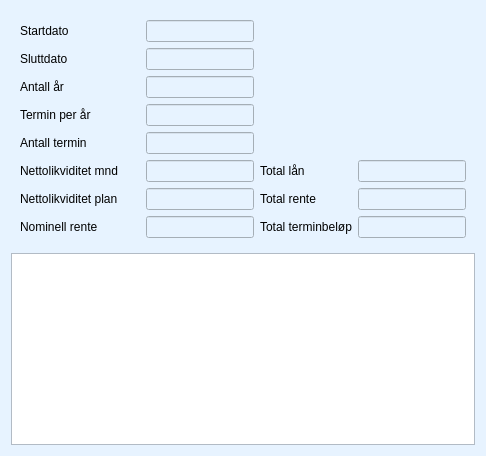
     <widget class="QWidget" name="tab_annuitet">
      <property name="palette">
       <palette>
        <active>
         <colorrole role="WindowText">
          <brush brushstyle="SolidPattern">
           <color alpha="255">
            <red>0</red>
            <green>0</green>
            <blue>0</blue>
           </color>
          </brush>
         </colorrole>
         <colorrole role="Button">
          <brush brushstyle="SolidPattern">
           <color alpha="255">
            <red>231</red>
            <green>243</green>
            <blue>255</blue>
           </color>
          </brush>
         </colorrole>
         <colorrole role="Light">
          <brush brushstyle="SolidPattern">
           <color alpha="255">
            <red>255</red>
            <green>255</green>
            <blue>255</blue>
           </color>
          </brush>
         </colorrole>
         <colorrole role="Midlight">
          <brush brushstyle="SolidPattern">
           <color alpha="255">
            <red>243</red>
            <green>249</green>
            <blue>255</blue>
           </color>
          </brush>
         </colorrole>
         <colorrole role="Dark">
          <brush brushstyle="SolidPattern">
           <color alpha="255">
            <red>115</red>
            <green>121</green>
            <blue>127</blue>
           </color>
          </brush>
         </colorrole>
         <colorrole role="Mid">
          <brush brushstyle="SolidPattern">
           <color alpha="255">
            <red>154</red>
            <green>162</green>
            <blue>170</blue>
           </color>
          </brush>
         </colorrole>
         <colorrole role="Text">
          <brush brushstyle="SolidPattern">
           <color alpha="255">
            <red>0</red>
            <green>0</green>
            <blue>0</blue>
           </color>
          </brush>
         </colorrole>
         <colorrole role="BrightText">
          <brush brushstyle="SolidPattern">
           <color alpha="255">
            <red>255</red>
            <green>255</green>
            <blue>255</blue>
           </color>
          </brush>
         </colorrole>
         <colorrole role="ButtonText">
          <brush brushstyle="SolidPattern">
           <color alpha="255">
            <red>0</red>
            <green>0</green>
            <blue>0</blue>
           </color>
          </brush>
         </colorrole>
         <colorrole role="Base">
          <brush brushstyle="SolidPattern">
           <color alpha="255">
            <red>255</red>
            <green>255</green>
            <blue>255</blue>
           </color>
          </brush>
         </colorrole>
         <colorrole role="Window">
          <brush brushstyle="SolidPattern">
           <color alpha="255">
            <red>231</red>
            <green>243</green>
            <blue>255</blue>
           </color>
          </brush>
         </colorrole>
         <colorrole role="Shadow">
          <brush brushstyle="SolidPattern">
           <color alpha="255">
            <red>0</red>
            <green>0</green>
            <blue>0</blue>
           </color>
          </brush>
         </colorrole>
         <colorrole role="AlternateBase">
          <brush brushstyle="SolidPattern">
           <color alpha="255">
            <red>243</red>
            <green>249</green>
            <blue>255</blue>
           </color>
          </brush>
         </colorrole>
         <colorrole role="ToolTipBase">
          <brush brushstyle="SolidPattern">
           <color alpha="255">
            <red>255</red>
            <green>255</green>
            <blue>220</blue>
           </color>
          </brush>
         </colorrole>
         <colorrole role="ToolTipText">
          <brush brushstyle="SolidPattern">
           <color alpha="255">
            <red>0</red>
            <green>0</green>
            <blue>0</blue>
           </color>
          </brush>
         </colorrole>
        </active>
        <inactive>
         <colorrole role="WindowText">
          <brush brushstyle="SolidPattern">
           <color alpha="255">
            <red>0</red>
            <green>0</green>
            <blue>0</blue>
           </color>
          </brush>
         </colorrole>
         <colorrole role="Button">
          <brush brushstyle="SolidPattern">
           <color alpha="255">
            <red>231</red>
            <green>243</green>
            <blue>255</blue>
           </color>
          </brush>
         </colorrole>
         <colorrole role="Light">
          <brush brushstyle="SolidPattern">
           <color alpha="255">
            <red>255</red>
            <green>255</green>
            <blue>255</blue>
           </color>
          </brush>
         </colorrole>
         <colorrole role="Midlight">
          <brush brushstyle="SolidPattern">
           <color alpha="255">
            <red>243</red>
            <green>249</green>
            <blue>255</blue>
           </color>
          </brush>
         </colorrole>
         <colorrole role="Dark">
          <brush brushstyle="SolidPattern">
           <color alpha="255">
            <red>115</red>
            <green>121</green>
            <blue>127</blue>
           </color>
          </brush>
         </colorrole>
         <colorrole role="Mid">
          <brush brushstyle="SolidPattern">
           <color alpha="255">
            <red>154</red>
            <green>162</green>
            <blue>170</blue>
           </color>
          </brush>
         </colorrole>
         <colorrole role="Text">
          <brush brushstyle="SolidPattern">
           <color alpha="255">
            <red>0</red>
            <green>0</green>
            <blue>0</blue>
           </color>
          </brush>
         </colorrole>
         <colorrole role="BrightText">
          <brush brushstyle="SolidPattern">
           <color alpha="255">
            <red>255</red>
            <green>255</green>
            <blue>255</blue>
           </color>
          </brush>
         </colorrole>
         <colorrole role="ButtonText">
          <brush brushstyle="SolidPattern">
           <color alpha="255">
            <red>0</red>
            <green>0</green>
            <blue>0</blue>
           </color>
          </brush>
         </colorrole>
         <colorrole role="Base">
          <brush brushstyle="SolidPattern">
           <color alpha="255">
            <red>255</red>
            <green>255</green>
            <blue>255</blue>
           </color>
          </brush>
         </colorrole>
         <colorrole role="Window">
          <brush brushstyle="SolidPattern">
           <color alpha="255">
            <red>231</red>
            <green>243</green>
            <blue>255</blue>
           </color>
          </brush>
         </colorrole>
         <colorrole role="Shadow">
          <brush brushstyle="SolidPattern">
           <color alpha="255">
            <red>0</red>
            <green>0</green>
            <blue>0</blue>
           </color>
          </brush>
         </colorrole>
         <colorrole role="AlternateBase">
          <brush brushstyle="SolidPattern">
           <color alpha="255">
            <red>243</red>
            <green>249</green>
            <blue>255</blue>
           </color>
          </brush>
         </colorrole>
         <colorrole role="ToolTipBase">
          <brush brushstyle="SolidPattern">
           <color alpha="255">
            <red>255</red>
            <green>255</green>
            <blue>220</blue>
           </color>
          </brush>
         </colorrole>
         <colorrole role="ToolTipText">
          <brush brushstyle="SolidPattern">
           <color alpha="255">
            <red>0</red>
            <green>0</green>
            <blue>0</blue>
           </color>
          </brush>
         </colorrole>
        </inactive>
        <disabled>
         <colorrole role="WindowText">
          <brush brushstyle="SolidPattern">
           <color alpha="255">
            <red>115</red>
            <green>121</green>
            <blue>127</blue>
           </color>
          </brush>
         </colorrole>
         <colorrole role="Button">
          <brush brushstyle="SolidPattern">
           <color alpha="255">
            <red>231</red>
            <green>243</green>
            <blue>255</blue>
           </color>
          </brush>
         </colorrole>
         <colorrole role="Light">
          <brush brushstyle="SolidPattern">
           <color alpha="255">
            <red>255</red>
            <green>255</green>
            <blue>255</blue>
           </color>
          </brush>
         </colorrole>
         <colorrole role="Midlight">
          <brush brushstyle="SolidPattern">
           <color alpha="255">
            <red>243</red>
            <green>249</green>
            <blue>255</blue>
           </color>
          </brush>
         </colorrole>
         <colorrole role="Dark">
          <brush brushstyle="SolidPattern">
           <color alpha="255">
            <red>115</red>
            <green>121</green>
            <blue>127</blue>
           </color>
          </brush>
         </colorrole>
         <colorrole role="Mid">
          <brush brushstyle="SolidPattern">
           <color alpha="255">
            <red>154</red>
            <green>162</green>
            <blue>170</blue>
           </color>
          </brush>
         </colorrole>
         <colorrole role="Text">
          <brush brushstyle="SolidPattern">
           <color alpha="255">
            <red>115</red>
            <green>121</green>
            <blue>127</blue>
           </color>
          </brush>
         </colorrole>
         <colorrole role="BrightText">
          <brush brushstyle="SolidPattern">
           <color alpha="255">
            <red>255</red>
            <green>255</green>
            <blue>255</blue>
           </color>
          </brush>
         </colorrole>
         <colorrole role="ButtonText">
          <brush brushstyle="SolidPattern">
           <color alpha="255">
            <red>115</red>
            <green>121</green>
            <blue>127</blue>
           </color>
          </brush>
         </colorrole>
         <colorrole role="Base">
          <brush brushstyle="SolidPattern">
           <color alpha="255">
            <red>231</red>
            <green>243</green>
            <blue>255</blue>
           </color>
          </brush>
         </colorrole>
         <colorrole role="Window">
          <brush brushstyle="SolidPattern">
           <color alpha="255">
            <red>231</red>
            <green>243</green>
            <blue>255</blue>
           </color>
          </brush>
         </colorrole>
         <colorrole role="Shadow">
          <brush brushstyle="SolidPattern">
           <color alpha="255">
            <red>0</red>
            <green>0</green>
            <blue>0</blue>
           </color>
          </brush>
         </colorrole>
         <colorrole role="AlternateBase">
          <brush brushstyle="SolidPattern">
           <color alpha="255">
            <red>231</red>
            <green>243</green>
            <blue>255</blue>
           </color>
          </brush>
         </colorrole>
         <colorrole role="ToolTipBase">
          <brush brushstyle="SolidPattern">
           <color alpha="255">
            <red>255</red>
            <green>255</green>
            <blue>220</blue>
           </color>
          </brush>
         </colorrole>
         <colorrole role="ToolTipText">
          <brush brushstyle="SolidPattern">
           <color alpha="255">
            <red>0</red>
            <green>0</green>
            <blue>0</blue>
           </color>
          </brush>
         </colorrole>
        </disabled>
       </palette>
      </property>
      <property name="autoFillBackground">
       <bool>true</bool>
      </property>
      <attribute name="title">
       <string>Annuitet</string>
      </attribute>
      <layout class="QGridLayout" name="gridLayout_2">
       <item row="0" column="0">
        <widget class="QFrame" name="frame_amnuitet">
         <property name="maximumSize">
          <size>
           <width>750</width>
           <height>16777215</height>
          </size>
         </property>
         <property name="frameShape">
          <enum>QFrame::NoFrame</enum>
         </property>
         <property name="frameShadow">
          <enum>QFrame::Raised</enum>
         </property>
         <layout class="QGridLayout" name="gridLayout_4">
          <item row="1" column="0">
           <widget class="QLabel" name="label_slutt_dato_annuitet">
            <property name="text">
             <string>Sluttdato</string>
            </property>
           </widget>
          </item>
          <item row="0" column="1">
           <widget class="QLineEdit" name="line_edit_start_dato_annuitet">
            <property name="enabled">
             <bool>false</bool>
            </property>
            <property name="minimumSize">
             <size>
              <width>0</width>
              <height>20</height>
             </size>
            </property>
            <property name="maximumSize">
             <size>
              <width>230</width>
              <height>16777215</height>
             </size>
            </property>
           </widget>
          </item>
          <item row="5" column="1">
           <widget class="QLineEdit" name="line_edit_termin_aar_annuitet">
            <property name="enabled">
             <bool>false</bool>
            </property>
            <property name="maximumSize">
             <size>
              <width>230</width>
              <height>16777215</height>
             </size>
            </property>
           </widget>
          </item>
          <item row="0" column="0">
           <widget class="QLabel" name="label_start_dato_annuitet">
            <property name="minimumSize">
             <size>
              <width>120</width>
              <height>0</height>
             </size>
            </property>
            <property name="text">
             <string>Startdato</string>
            </property>
           </widget>
          </item>
          <item row="1" column="1">
           <widget class="QLineEdit" name="line_edit_slutt_dato_annuitet">
            <property name="enabled">
             <bool>false</bool>
            </property>
            <property name="maximumSize">
             <size>
              <width>230</width>
              <height>16777215</height>
             </size>
            </property>
           </widget>
          </item>
          <item row="6" column="1">
           <widget class="QLineEdit" name="line_edit_total_termin_annuitet">
            <property name="enabled">
             <bool>false</bool>
            </property>
            <property name="maximumSize">
             <size>
              <width>230</width>
              <height>16777215</height>
             </size>
            </property>
           </widget>
          </item>
          <item row="4" column="1">
           <widget class="QLineEdit" name="line_edit_aar_annuitet">
            <property name="enabled">
             <bool>false</bool>
            </property>
            <property name="sizePolicy">
             <sizepolicy hsizetype="Expanding" vsizetype="Fixed">
              <horstretch>230</horstretch>
              <verstretch>0</verstretch>
             </sizepolicy>
            </property>
            <property name="maximumSize">
             <size>
              <width>230</width>
              <height>16777215</height>
             </size>
            </property>
           </widget>
          </item>
          <item row="9" column="3">
           <widget class="QLineEdit" name="line_edit_total_belop_annuitet">
            <property name="enabled">
             <bool>false</bool>
            </property>
            <property name="maximumSize">
             <size>
              <width>230</width>
              <height>16777215</height>
             </size>
            </property>
           </widget>
          </item>
          <item row="5" column="0">
           <widget class="QLabel" name="label_termin_aar_annuitet">
            <property name="text">
             <string>Termin per år</string>
            </property>
           </widget>
          </item>
          <item row="6" column="0">
           <widget class="QLabel" name="label_antall_terminer_annuitet">
            <property name="text">
             <string>Antall termin</string>
            </property>
           </widget>
          </item>
          <item row="4" column="0">
           <widget class="QLabel" name="label_years_annuitet">
            <property name="text">
             <string>Antall år</string>
            </property>
           </widget>
          </item>
          <item row="9" column="1">
           <widget class="QLineEdit" name="line_edit_rente_annuitet">
            <property name="enabled">
             <bool>false</bool>
            </property>
            <property name="maximumSize">
             <size>
              <width>230</width>
              <height>16777215</height>
             </size>
            </property>
           </widget>
          </item>
          <item row="9" column="2">
           <widget class="QLabel" name="label_total_terminbelop_annuitet">
            <property name="text">
             <string>Total terminbeløp</string>
            </property>
           </widget>
          </item>
          <item row="9" column="0">
           <widget class="QLabel" name="label_rente_annuitet">
            <property name="text">
             <string>Nominell rente</string>
            </property>
           </widget>
          </item>
          <item row="8" column="0">
           <widget class="QLabel" name="label_netto_likviditet_plan_annuitet">
            <property name="text">
             <string>Nettolikviditet plan</string>
            </property>
           </widget>
          </item>
          <item row="7" column="0">
           <widget class="QLabel" name="label_netto_likviditet_mnd_annuitet">
            <property name="text">
             <string>Nettolikviditet mnd</string>
            </property>
           </widget>
          </item>
          <item row="8" column="1">
           <widget class="QLineEdit" name="line_edit_netto_likviditet_plan_annuitet">
            <property name="enabled">
             <bool>false</bool>
            </property>
            <property name="maximumSize">
             <size>
              <width>230</width>
              <height>16777215</height>
             </size>
            </property>
           </widget>
          </item>
          <item row="7" column="1">
           <widget class="QLineEdit" name="line_edit_netto_likviditet_mnd_annuitet">
            <property name="enabled">
             <bool>false</bool>
            </property>
            <property name="maximumSize">
             <size>
              <width>230</width>
              <height>16777215</height>
             </size>
            </property>
           </widget>
          </item>
          <item row="8" column="2">
           <widget class="QLabel" name="label_total_rente_annuitet">
            <property name="text">
             <string>Total rente</string>
            </property>
           </widget>
          </item>
          <item row="7" column="2">
           <widget class="QLabel" name="label_belaning_annuitet">
            <property name="text">
             <string>Total lån</string>
            </property>
           </widget>
          </item>
          <item row="8" column="3">
           <widget class="QLineEdit" name="line_edit_total_rente_annuitet">
            <property name="enabled">
             <bool>false</bool>
            </property>
            <property name="maximumSize">
             <size>
              <width>230</width>
              <height>16777215</height>
             </size>
            </property>
           </widget>
          </item>
          <item row="7" column="3">
           <widget class="QLineEdit" name="line_edit_laan_annuitet">
            <property name="enabled">
             <bool>false</bool>
            </property>
            <property name="maximumSize">
             <size>
              <width>230</width>
              <height>16777215</height>
             </size>
            </property>
           </widget>
          </item>
         </layout>
        </widget>
       </item>
       <item row="1" column="0">
        <widget class="QTableView" name="table_view_annuitet">
         <property name="alternatingRowColors">
          <bool>true</bool>
         </property>
         <property name="selectionBehavior">
          <enum>QAbstractItemView::SelectRows</enum>
         </property>
         <property name="gridStyle">
          <enum>Qt::DotLine</enum>
         </property>
         <attribute name="horizontalHeaderHighlightSections">
          <bool>false</bool>
         </attribute>
        </widget>
       </item>
      </layout>
     </widget>
